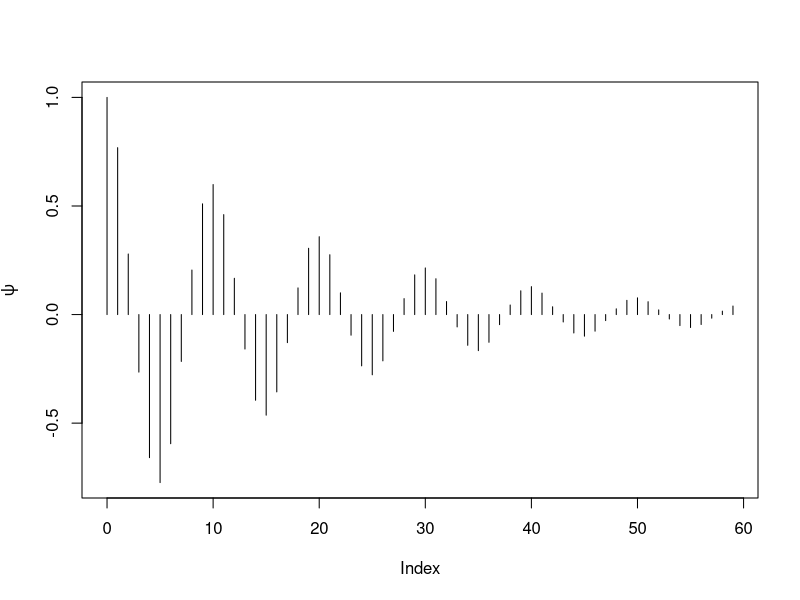
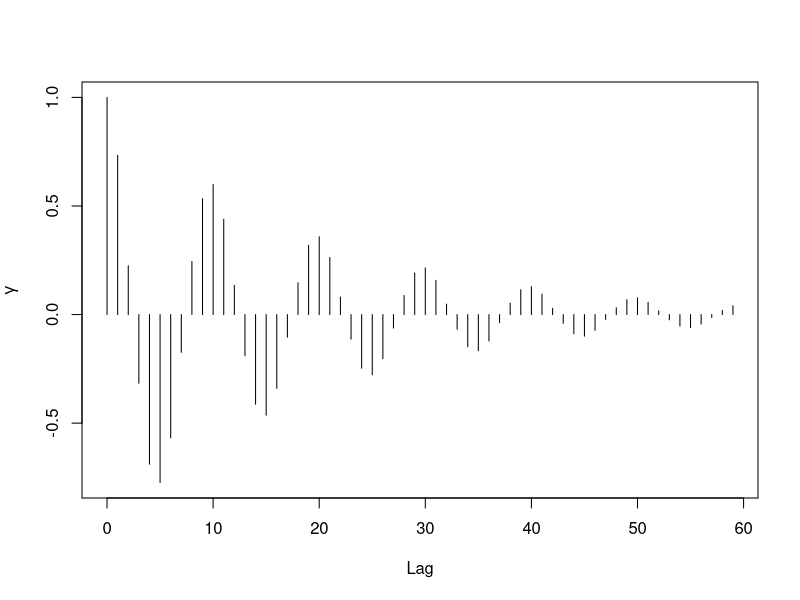

Here is the R script that generated these plots, in order:
## ---- chunk 1
knitr::opts_knit$set(root.dir = 'C:/Users/neide/OneDrive/Documents/GitHub/BEwebinar/Data')
## ---- chunk 2
rho <- .95
omega <- pi/5
lag <- 60
psi <- (rho^(seq(1,lag)-1))*cos((seq(1,lag)-1)*omega)
plot(ts(psi,start=0),type="h",xlab="Index",ylab=expression(psi))
## ---- chunk 3
const1 <- 1/(1-rho^2) + (1 - rho^2*cos(2*omega))/(1 - 2*rho^2*cos(2*omega) + rho^4)
const2 <- rho^2*sin(2*omega)/(1 - 2*rho^2*cos(2*omega) + rho^4)
gamma <- .5*(rho^(seq(1,lag)-1))*(cos((seq(1,lag)-1)*omega)*const1 - sin((seq(1,lag)-1)*omega)*const2)
gamma <- gamma/(const1/2)
plot(ts(gamma,start=0),type="h",xlab="Lag",ylab=expression(gamma))
